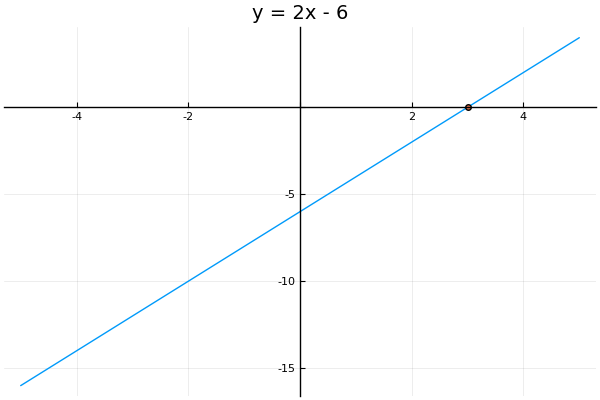

Source code (Julia):
# This file was generated, do not modify it. # hide
# hideall
import Plots
Plots.pyplot()
Plots.plot(x -> 2x - 6,
           -5.0:1e-2:5.0,
           title="y = 2x - 6",
           legend=false, framestyle=:origin)
Plots.scatter!([3], [0])
Plots.savefig(joinpath(@__DIR__, "linearroot.png"))